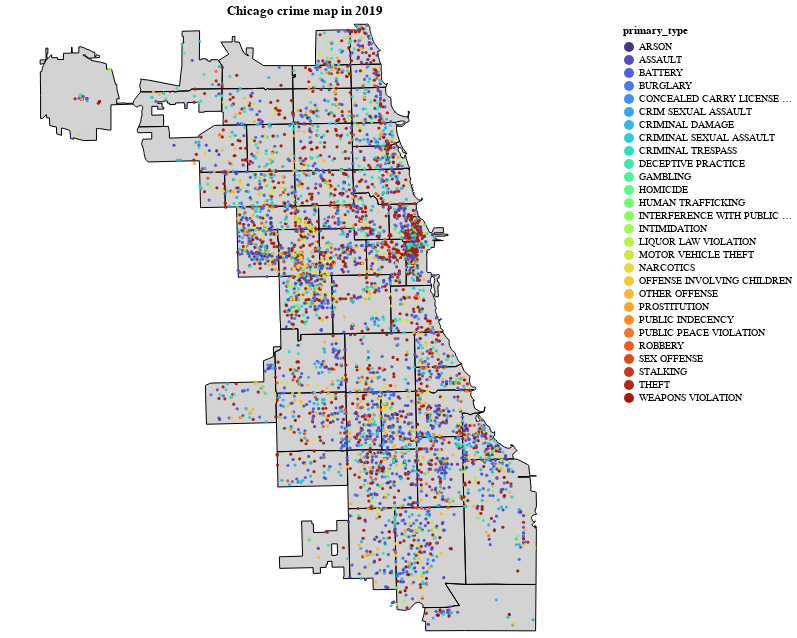

Notebook code for this chart:
### Code cell
def download_json():
    '''Downloads ANC JSON from Open Data DC'''
    url = "https://raw.githubusercontent.com/smartchicago/chicago-atlas/master/db/import/zipcodes.geojson"
    resp = requests.get(url)
    return resp.json()

def gen_base(geojson):
    '''Generates baselayer of DC ANC map'''
    base = alt.Chart(alt.Data(values=geojson)).mark_geoshape(
        fill="lightgray",
        stroke='black',
        strokeWidth=1
    ).encode(
    ).properties(
        width=600,
        height=600
    )
    return base

def gen_points(year = 2019):
    points = alt.Chart(crime_df[crime_df.year==year].sample(5000)).mark_circle(
        size=10,opacity=0.95).encode(
        longitude='longitude:Q',
        latitude='latitude:Q',
        tooltip=['primary_type:N','zipcode'],
        color=alt.Color('primary_type',scale=alt.Scale(scheme='turbo'))
    ).properties(title= 'Chicago crime map in {}'.format(year))
    return points

anc_json = download_json()
base_layer = gen_base(geojson=anc_json)
points_layer = gen_points()
(base_layer + points_layer).configure_view(stroke=None)

### Figure 1 — Vega-Lite specification as saved in the notebook (floating-point values rounded to 4 significant figures; data arrays with more than 128 entries replaced by an {"elided": "..."} marker saying what was removed)
{"config": {"view": {"continuousWidth": 400, "continuousHeight": 300, "stroke": null}}, "layer": [{"data": {"values": {"type": "FeatureCollection", "features": [{"geometry": {"type": "Polygon", "coordinates": [[[-87.68, 41.92], [-87.68, 41.91], [-87.68, 41.91], [-87.73, 41.91], [-87.73, 41.92], [-87.73, 41.92], [-87.73, 41.92], [-87.73, 41.92], [-87.73, 41.93], [-87.68, 41.93], [-87.68, 41.93], [-87.68, 41.92], [-87.68, 41.92]]]}, "type": "Feature", "id": 0, "properties": {"adjacent_zips": ["60639", "60641", "60657", "60618", "60622", "60614"], "ZIP": "60647", "adjacent_community_areas": ["20", "21", "22", "23", "24", "5", "7"]}}, {"geometry": {"type": "Polygon", "coordinates": [[[-87.73, 41.92], [-87.73, 41.92], [-87.73, 41.92], [-87.73, 41.91], [-87.79, 41.91], [-87.79, 41.93], [-87.73, 41.93], [-87.73, 41.92], [-87.73, 41.92], [-87.73, 41.92]]]}, "type": "Feature", "id": 1, "properties": {"adjacent_zips": ["60647", "60707", "60641", "60618"], "ZIP": "60639", "adjacent_community_areas": ["19", "20", "21", "22", "23", "25"]}}, {"geometry": {"type": "Polygon", "coordinates": [[[-87.79, 41.91], [-87.81, 41.91], [-87.81, 41.93], [-87.79, 41.93], [-87.79, 41.91]]]}, "type": "Feature", "id": 2, "properties": {"adjacent_zips": ["60634", "60639"], "ZIP": "60707", "adjacent_community_areas": ["18", "19", "25"]}}, {"geometry": {"type": "Polygon", "coordinates": [[[-87.71, 41.9], [-87.78, 41.89], [-87.78, 41.91], [-87.71, 41.91], [-87.71, 41.9]]]}, "type": "Feature", "id": 4, "properties": {"adjacent_zips": ["60622", "60644", "60624", "60612"], "ZIP": "60651", "adjacent_community_areas": ["23", "24", "25"]}}, {"geometry": {"type": "Polygon", "coordinates": [[[-87.74, 41.82], [-87.74, 41.8], [-87.74, 41.79], [-87.74, 41.79], [-87.74, 41.79], [-87.74, 41.79], [-87.74, 41.79], [-87.74, 41.77], [-87.8, 41.77], [-87.8, 41.79], [-87.8, 41.8], [-87.8, 41.8], [-87.75, 41.8], [-87.75, 41.81], [-87.74, 41.82], [-87.74, 41.82], [-87.74, 41.82], [-87.74, 41.82], [-87.74, 41.82]]]}, "type": "Feature", "id": 6, "properties": {"adjacent_zips": ["60629", "60632"], "ZIP": "60638", "adjacent_community_areas": ["30", "56", "64"]}}, {"geometry": {"type": "Polygon", "coordinates": [[[-87.68, 41.76], [-87.68, 41.74], [-87.74, 41.73], [-87.74, 41.74], [-87.74, 41.76], [-87.72, 41.76], [-87.72, 41.76], [-87.72, 41.76], [-87.7, 41.76], [-87.7, 41.76], [-87.69, 41.76], [-87.69, 41.76], [-87.68, 41.76]]]}, "type": "Feature", "id": 7, "properties": {"adjacent_zips": ["60636", "60629", "60620"], "ZIP": "60652", "adjacent_community_areas": ["65", "66", "70"]}}, {"geometry": {"type": "Polygon", "coordinates": [[[-87.66, 42.02], [-87.66, 42.02], [-87.66, 42.02], [-87.66, 42.02], [-87.66, 42.02], [-87.66, 42.02], [-87.66, 42.02], [-87.66, 42.02], [-87.66, 42.02], [-87.66, 42.02], [-87.66, 42.02], [-87.66, 42.02], [-87.66, 42.02], [-87.66, 42.02], [-87.66, 42.02], [-87.66, 42.02], [-87.66, 42.01], [-87.66, 42.01], [-87.66, 42.01], [-87.66, 42.01], [-87.66, 42.01], [-87.66, 42.01], [-87.66, 42.01], [-87.66, 42.01], [-87.66, 42.01], [-87.66, 42.01], [-87.66, 42.01], [-87.66, 42.01], [-87.66, 42.01], [-87.66, 42.01], [-87.66, 42.01], [-87.66, 42.01], [-87.66, 42.01], [-87.66, 42.0], [-87.66, 42.0], [-87.66, 42.0], [-87.66, 42.0], [-87.66, 42.0], [-87.66, 42.0], [-87.66, 42.0], [-87.66, 42.0], [-87.65, 42.0], [-87.66, 42.0], [-87.68, 42.0], [-87.68, 42.0], [-87.68, 42.01], [-87.68, 42.01], [-87.68, 42.01], [-87.68, 42.01], [-87.68, 42.01], [-87.68, 42.01], [-87.68, 42.02], [-87.67, 42.02], [-87.68, 42.02], [-87.68, 42.02], [-87.67, 42.02], [-87.67, 42.02], [-87.66, 42.02], [-87.66, 42.02], [-87.66, 42.02]]]}, "type": "Feature", "id": 8, "properties": {"adjacent_zips": ["60645", "60660", "60659"], "ZIP": "60626", "adjacent_community_areas": ["1", "2", "77"]}}, {"geometry": {"type": "Polygon", "coordinates": [[[-87.69, 42.02], [-87.68, 42.02], [-87.68, 42.01], [-87.68, 42.01], [-87.68, 42.01], [-87.68, 42.01], [-87.68, 42.01], [-87.68, 42.01], [-87.68, 42.0], [-87.68, 42.0], [-87.71, 42.0], [-87.71, 42.0], [-87.71, 42.02], [-87.69, 42.02]]]}, "type": "Feature", "id": 9, "properties": {"adjacent_zips": ["60626", "60660", "60659"], "ZIP": "60645", "adjacent_community_areas": ["1", "2"]}}, {"geometry": {"type": "Polygon", "coordinates": [[[-87.65, 42.0], [-87.65, 42.0], [-87.65, 42.0], [-87.65, 42.0], [-87.65, 42.0], [-87.65, 41.99], [-87.65, 41.99], [-87.65, 41.99], [-87.65, 41.99], [-87.65, 41.99], [-87.65, 41.99], [-87.65, 41.99], [-87.65, 41.99], [-87.65, 41.99], [-87.65, 41.99], [-87.65, 41.99], [-87.65, 41.99], [-87.65, 41.99], [-87.65, 41.99], [-87.65, 41.99], [-87.65, 41.98], [-87.68, 41.98], [-87.68, 42.0], [-87.65, 42.0]]]}, "type": "Feature", "id": 10, "properties": {"adjacent_zips": ["60645", "60640", "60625", "60659", "60626"], "ZIP": "60660", "adjacent_community_areas": ["1", "2", "4", "77"]}}, {"geometry": {"type": "Polygon", "coordinates": {"elided": "1x68x2 float values"}}, "type": "Feature", "id": 11, "properties": {"adjacent_zips": ["60618", "60660", "60625", "60613"], "ZIP": "60640", "adjacent_community_areas": ["3", "4", "5", "6", "77"]}}, {"geometry": {"type": "Polygon", "coordinates": [[[-87.68, 41.96], [-87.73, 41.96], [-87.73, 41.98], [-87.68, 41.98], [-87.68, 41.98], [-87.68, 41.96]]]}, "type": "Feature", "id": 12, "properties": {"adjacent_zips": ["60613", "60659", "60630", "60646", "60618", "60641", "60640", "60660"], "ZIP": "60625", "adjacent_community_areas": ["13", "14", "16", "4", "5"]}}, {"geometry": {"type": "Polygon", "coordinates": [[[-87.73, 41.93], [-87.77, 41.93], [-87.77, 41.96], [-87.73, 41.96], [-87.73, 41.93]]]}, "type": "Feature", "id": 13, "properties": {"adjacent_zips": ["60618", "60630", "60634", "60647", "60639", "60625"], "ZIP": "60641", "adjacent_community_areas": ["14", "15", "16", "19", "20", "21", "22"]}}, {"geometry": {"type": "Polygon", "coordinates": [[[-87.64, 41.95], [-87.64, 41.95], [-87.63, 41.94], [-87.63, 41.94], [-87.63, 41.94], [-87.63, 41.94], [-87.63, 41.94], [-87.64, 41.94], [-87.64, 41.94], [-87.64, 41.94], [-87.64, 41.94], [-87.64, 41.95], [-87.64, 41.95], [-87.64, 41.95], [-87.64, 41.95], [-87.64, 41.95], [-87.64, 41.95], [-87.64, 41.95], [-87.64, 41.95], [-87.64, 41.95], [-87.64, 41.95], [-87.64, 41.95], [-87.64, 41.95], [-87.64, 41.95], [-87.64, 41.94], [-87.64, 41.94], [-87.64, 41.94], [-87.64, 41.94], [-87.64, 41.94], [-87.64, 41.94], [-87.64, 41.94], [-87.64, 41.94], [-87.64, 41.94], [-87.64, 41.94], [-87.64, 41.94], [-87.64, 41.94], [-87.64, 41.94], [-87.63, 41.94], [-87.63, 41.94], [-87.64, 41.94], [-87.64, 41.94], [-87.63, 41.94], [-87.63, 41.94], [-87.63, 41.94], [-87.63, 41.94], [-87.63, 41.94], [-87.63, 41.94], [-87.63, 41.94], [-87.63, 41.94], [-87.63, 41.94], [-87.63, 41.94], [-87.63, 41.93], [-87.63, 41.93], [-87.63, 41.93], [-87.63, 41.93], [-87.64, 41.93], [-87.64, 41.93], [-87.64, 41.93], [-87.68, 41.93], [-87.68, 41.95], [-87.65, 41.95], [-87.64, 41.95], [-87.64, 41.95]]]}, "type": "Feature", "id": 14, "properties": {"adjacent_zips": ["60613", "60647", "60618", "60614"], "ZIP": "60657", "adjacent_community_areas": ["5", "6", "7"]}}, {"geometry": {"type": "Polygon", "coordinates": [[[-87.58, 41.8], [-87.58, 41.8], [-87.58, 41.8], [-87.58, 41.8], [-87.58, 41.8], [-87.58, 41.8], [-87.58, 41.8], [-87.58, 41.8], [-87.58, 41.8], [-87.58, 41.8], [-87.58, 41.8], [-87.58, 41.8], [-87.58, 41.8], [-87.58, 41.8], [-87.58, 41.8], [-87.58, 41.8], [-87.58, 41.8], [-87.58, 41.8], [-87.58, 41.8], [-87.58, 41.8], [-87.59, 41.8], [-87.59, 41.79], [-87.59, 41.79], [-87.59, 41.79], [-87.59, 41.8], [-87.61, 41.79], [-87.61, 41.79], [-87.61, 41.79], [-87.61, 41.79], [-87.61, 41.79], [-87.61, 41.79], [-87.61, 41.79], [-87.61, 41.79], [-87.63, 41.79], [-87.63, 41.81], [-87.59, 41.81], [-87.59, 41.81], [-87.59, 41.81], [-87.59, 41.81], [-87.59, 41.81], [-87.59, 41.81], [-87.58, 41.81], [-87.58, 41.8]]]}, "type": "Feature", "id": 15, "properties": {"adjacent_zips": ["60637", "60609", "60653", "60621"], "ZIP": "60615", "adjacent_community_areas": ["38", "39", "40", "41"]}}, {"geometry": {"type": "Polygon", "coordinates": [[[-87.62, 41.77], [-87.62, 41.76], [-87.64, 41.76], [-87.64, 41.76], [-87.64, 41.76], [-87.65, 41.76], [-87.65, 41.79], [-87.63, 41.79], [-87.62, 41.77]]]}, "type": "Feature", "id": 16, "properties": {"adjacent_zips": ["60609", "60637", "60619", "60615", "60636", "60620"], "ZIP": "60621", "adjacent_community_areas": ["40", "67", "68", "69", "71"]}}, {"geometry": {"type": "Polygon", "coordinates": [[[-87.65, 41.76], [-87.66, 41.76], [-87.67, 41.76], [-87.68, 41.76], [-87.68, 41.79], [-87.68, 41.79], [-87.65, 41.79], [-87.65, 41.76]]]}, "type": "Feature", "id": 17, "properties": {"adjacent_zips": ["60652", "60621", "60632", "60609", "60620", "60629"], "ZIP": "60636", "adjacent_community_areas": ["63", "66", "67", "68", "70", "71"]}}, {"geometry": {"type": "Polygon", "coordinates": {"elided": "1x86x2 float values"}}, "type": "Feature", "id": 18, "properties": {"adjacent_zips": ["60617", "60637", "60619"], "ZIP": "60649", "adjacent_community_areas": ["42", "43", "45", "46"]}}, {"geometry": {"type": "Polygon", "coordinates": {"elided": "1x77x2 float values"}}, "type": "Feature", "id": 19, "properties": {"adjacent_zips": ["60649", "60619", "60628"], "ZIP": "60617", "adjacent_community_areas": ["43", "45", "46", "48", "50", "51", "52", "55"]}}, {"geometry": {"type": "Polygon", "coordinates": [[[-87.64, 41.68], [-87.64, 41.67], [-87.66, 41.67], [-87.66, 41.67], [-87.66, 41.68], [-87.67, 41.68], [-87.67, 41.68], [-87.67, 41.68], [-87.67, 41.68], [-87.68, 41.68], [-87.68, 41.72], [-87.64, 41.72], [-87.64, 41.68]]]}, "type": "Feature", "id": 20, "properties": {"adjacent_zips": ["60628", "60655", "60620"], "ZIP": "60643", "adjacent_community_areas": ["49", "53", "72", "73", "75"]}}, {"geometry": {"type": "Polygon", "coordinates": [[[-87.68, 41.9], [-87.68, 41.89], [-87.67, 41.89], [-87.67, 41.87], [-87.71, 41.87], [-87.71, 41.9], [-87.68, 41.9], [-87.68, 41.9]]]}, "type": "Feature", "id": 23, "properties": {"adjacent_zips": ["60651", "60622", "6761", "60608", "60624"], "ZIP": "60612", "adjacent_community_areas": ["23", "24", "27", "28", "29"]}}, {"geometry": {"type": "Polygon", "coordinates": [[[-87.71, 41.87], [-87.74, 41.87], [-87.74, 41.88], [-87.74, 41.88], [-87.74, 41.89], [-87.74, 41.89], [-87.74, 41.89], [-87.74, 41.9], [-87.71, 41.9], [-87.71, 41.87]]]}, "type": "Feature", "id": 24, "properties": {"adjacent_zips": ["60612", "60651", "60622", "60623", "60644"], "ZIP": "60624", "adjacent_community_areas": ["23", "25", "26", "27", "29"]}}, {"geometry": {"type": "Polygon", "coordinates": [[[-87.74, 41.87], [-87.77, 41.87], [-87.78, 41.89], [-87.74, 41.9], [-87.74, 41.89], [-87.74, 41.89], [-87.74, 41.89], [-87.74, 41.88], [-87.74, 41.88], [-87.74, 41.87]]]}, "type": "Feature", "id": 25, "properties": {"adjacent_zips": ["60651", "60623", "60624"], "ZIP": "60644", "adjacent_community_areas": ["25", "26"]}}, {"geometry": {"type": "Polygon", "coordinates": [[[-87.6, 41.83], [-87.6, 41.83], [-87.6, 41.83], [-87.6, 41.83], [-87.6, 41.83], [-87.6, 41.83], [-87.6, 41.82], [-87.6, 41.82], [-87.6, 41.82], [-87.6, 41.82], [-87.6, 41.82], [-87.6, 41.82], [-87.59, 41.82], [-87.59, 41.82], [-87.59, 41.82], [-87.59, 41.82], [-87.59, 41.82], [-87.59, 41.82], [-87.59, 41.82], [-87.59, 41.81], [-87.59, 41.81], [-87.59, 41.81], [-87.59, 41.81], [-87.59, 41.81], [-87.59, 41.81], [-87.59, 41.81], [-87.59, 41.81], [-87.59, 41.81], [-87.63, 41.81], [-87.63, 41.83], [-87.6, 41.83], [-87.6, 41.83]]]}, "type": "Feature", "id": 28, "properties": {"adjacent_zips": ["60609", "60615", "60616"], "ZIP": "60653", "adjacent_community_areas": ["35", "36", "38", "39"]}}, {"geometry": {"type": "Polygon", "coordinates": [[[-87.63, 41.83], [-87.63, 41.79], [-87.68, 41.79], [-87.68, 41.79], [-87.69, 41.83], [-87.63, 41.83], [-87.63, 41.83]]]}, "type": "Feature", "id": 29, "properties": {"adjacent_zips": ["60637", "60615", "60621", "60636", "60653", "60616", "60608", "60632", "60629"], "ZIP": "60609", "adjacent_community_areas": ["34", "35", "37", "38", "40", "58", "59", "60", "61", "63", "67", "68"]}}, {"geometry": {"type": "MultiPolygon", "coordinates": {"elided": "3 rows, 208 float values in total"}}, "type": "Feature", "id": 30, "properties": {"adjacent_zips": ["60656"], "ZIP": "60666", "adjacent_community_areas": ["76"]}}, {"geometry": {"type": "Polygon", "coordinates": [[[-87.68, 41.95], [-87.68, 41.93], [-87.73, 41.93], [-87.73, 41.96], [-87.68, 41.96], [-87.68, 41.95]]]}, "type": "Feature", "id": 31, "properties": {"adjacent_zips": ["60613", "60614", "60657", "60641", "60625", "60640", "60639", "60647", "60630"], "ZIP": "60618", "adjacent_community_areas": ["14", "16", "21", "22", "4", "5", "7"]}}, {"geometry": {"type": "Polygon", "coordinates": [[[-87.6, 41.83], [-87.65, 41.83], [-87.65, 41.86], [-87.61, 41.86], [-87.61, 41.86], [-87.61, 41.86], [-87.61, 41.86], [-87.61, 41.86], [-87.61, 41.86], [-87.61, 41.86], [-87.61, 41.86], [-87.61, 41.85], [-87.61, 41.85], [-87.61, 41.85], [-87.61, 41.85], [-87.61, 41.85], [-87.61, 41.85], [-87.61, 41.85], [-87.61, 41.85], [-87.61, 41.85], [-87.61, 41.84], [-87.61, 41.84], [-87.61, 41.84], [-87.61, 41.84], [-87.61, 41.84], [-87.61, 41.84], [-87.61, 41.84], [-87.61, 41.84], [-87.61, 41.84], [-87.61, 41.84], [-87.61, 41.84], [-87.61, 41.84], [-87.61, 41.84], [-87.6, 41.84], [-87.6, 41.84], [-87.6, 41.84], [-87.6, 41.84], [-87.61, 41.84], [-87.61, 41.84], [-87.61, 41.84], [-87.6, 41.83], [-87.6, 41.83], [-87.61, 41.83], [-87.6, 41.83], [-87.6, 41.83], [-87.6, 41.83], [-87.6, 41.83], [-87.6, 41.83], [-87.6, 41.83]]]}, "type": "Feature", "id": 32, "properties": {"adjacent_zips": ["6761", "60653", "60609", "60608"], "ZIP": "60616", "adjacent_community_areas": ["28", "31", "33", "34", "35", "36", "60"]}}, {"geometry": {"type": "Polygon", "coordinates": [[[-87.65, 41.86], [-87.65, 41.83], [-87.69, 41.83], [-87.7, 41.87], [-87.65, 41.87], [-87.65, 41.86]]]}, "type": "Feature", "id": 35, "properties": {"adjacent_zips": ["6761", "60616", "60609", "60612", "60632", "60623"], "ZIP": "60608", "adjacent_community_areas": ["28", "29", "30", "31", "58", "59", "60"]}}, {"geometry": {"type": "Polygon", "coordinates": {"elided": "1x74x2 float values"}}, "type": "Feature", "id": 39, "properties": {"adjacent_zips": ["60622", "60610", "60618", "60647", "60657"], "ZIP": "60614", "adjacent_community_areas": ["22", "24", "5", "6", "7", "8"]}}, {"geometry": {"type": "Polygon", "coordinates": [[[-87.86, 41.98], [-87.86, 41.99], [-87.86, 41.99], [-87.86, 41.99], [-87.85, 41.99], [-87.85, 41.99], [-87.82, 41.98], [-87.82, 41.99], [-87.82, 42.0], [-87.82, 42.01], [-87.82, 42.01], [-87.82, 42.01], [-87.82, 42.01], [-87.82, 42.02], [-87.82, 42.02], [-87.82, 42.02], [-87.81, 42.02], [-87.81, 42.0], [-87.81, 42.0], [-87.81, 42.0], [-87.8, 42.0], [-87.8, 42.0], [-87.8, 42.0], [-87.8, 42.0], [-87.8, 42.0], [-87.8, 42.0], [-87.8, 42.0], [-87.79, 42.0], [-87.79, 42.0], [-87.79, 41.98], [-87.81, 41.98], [-87.81, 41.98], [-87.82, 41.98], [-87.83, 41.98], [-87.83, 41.98], [-87.83, 41.98], [-87.83, 41.98], [-87.83, 41.98], [-87.83, 41.98], [-87.83, 41.98], [-87.83, 41.98], [-87.83, 41.98], [-87.83, 41.98], [-87.84, 41.98], [-87.84, 41.98], [-87.84, 41.98], [-87.84, 41.98], [-87.84, 41.98], [-87.84, 41.98], [-87.84, 41.98], [-87.84, 41.98], [-87.85, 41.98], [-87.86, 41.98], [-87.86, 41.98], [-87.86, 41.98]]]}, "type": "Feature", "id": 40, "properties": {"adjacent_zips": ["60656", "60630", "60646"], "ZIP": "60631", "adjacent_community_areas": ["10", "11", "76", "9"]}}, {"geometry": {"type": "Polygon", "coordinates": [[[-87.79, 42.0], [-87.78, 42.0], [-87.78, 42.01], [-87.79, 42.01], [-87.78, 42.01], [-87.78, 42.02], [-87.78, 42.02], [-87.78, 42.01], [-87.77, 42.01], [-87.77, 42.01], [-87.77, 42.01], [-87.77, 42.0], [-87.77, 42.0], [-87.77, 42.0], [-87.77, 42.0], [-87.77, 42.01], [-87.76, 42.01], [-87.76, 42.0], [-87.76, 42.0], [-87.75, 42.0], [-87.73, 42.0], [-87.73, 41.99], [-87.73, 41.99], [-87.73, 41.99], [-87.73, 41.99], [-87.73, 41.98], [-87.75, 41.98], [-87.75, 41.98], [-87.75, 41.98], [-87.75, 41.98], [-87.76, 41.98], [-87.79, 41.98], [-87.79, 42.0], [-87.79, 42.0]]]}, "type": "Feature", "id": 41, "properties": {"adjacent_zips": ["60659", "60625", "60631", "60630", "60656"], "ZIP": "60646", "adjacent_community_areas": ["10", "11", "12", "13"]}}, {"geometry": {"type": "Polygon", "coordinates": [[[-87.59, 41.72], [-87.58, 41.67], [-87.6, 41.67], [-87.6, 41.67], [-87.59, 41.66], [-87.59, 41.66], [-87.6, 41.66], [-87.6, 41.66], [-87.62, 41.66], [-87.62, 41.66], [-87.62, 41.66], [-87.62, 41.66], [-87.62, 41.66], [-87.62, 41.66], [-87.62, 41.66], [-87.62, 41.66], [-87.63, 41.66], [-87.63, 41.66], [-87.63, 41.66], [-87.63, 41.66], [-87.63, 41.66], [-87.63, 41.66], [-87.63, 41.66], [-87.63, 41.66], [-87.63, 41.66], [-87.64, 41.66], [-87.64, 41.66], [-87.64, 41.66], [-87.64, 41.66], [-87.64, 41.72], [-87.62, 41.72], [-87.59, 41.72], [-87.59, 41.72]]]}, "type": "Feature", "id": 42, "properties": {"adjacent_zips": ["60619", "60643", "60617", "60827", "60620"], "ZIP": "60628", "adjacent_community_areas": ["49", "50", "51", "53", "54", "55", "73"]}}, {"geometry": {"type": "Polygon", "coordinates": [[[-87.6, 41.67], [-87.58, 41.67], [-87.56, 41.67], [-87.55, 41.67], [-87.52, 41.67], [-87.53, 41.64], [-87.58, 41.64], [-87.62, 41.64], [-87.62, 41.65], [-87.62, 41.65], [-87.62, 41.65], [-87.62, 41.65], [-87.62, 41.66], [-87.6, 41.66], [-87.6, 41.66], [-87.59, 41.66], [-87.59, 41.66], [-87.6, 41.67], [-87.6, 41.67], [-87.6, 41.67]]]}, "type": "Feature", "id": 43, "properties": {"adjacent_zips": ["60628", "60617"], "name": "60827 & 60633", "ZIP": "60827", "adjacent_community_areas": ["54", "55", "51"]}}, {"geometry": {"type": "Polygon", "coordinates": [[[-87.75, 41.98], [-87.75, 41.98], [-87.75, 41.98], [-87.75, 41.98], [-87.73, 41.98], [-87.73, 41.96], [-87.79, 41.96], [-87.79, 41.96], [-87.79, 41.96], [-87.79, 41.96], [-87.79, 41.97], [-87.79, 41.97], [-87.79, 41.98], [-87.76, 41.98], [-87.75, 41.98]]]}, "type": "Feature", "id": 44, "properties": {"adjacent_zips": ["60659", "60631", "60646", "60656", "60634", "60625", "60641", "60618"], "ZIP": "60630", "adjacent_community_areas": ["10", "11", "12", "13", "14", "15", "16"]}}, {"geometry": {"type": "Polygon", "coordinates": {"elided": "1x89x2 float values"}}, "type": "Feature", "id": 47, "properties": {"adjacent_zips": ["60646", "60630", "60666", "60631", "60634"], "ZIP": "60656", "adjacent_community_areas": ["10", "11", "76"]}}, {"geometry": {"type": "Polygon", "coordinates": [[[-87.68, 41.71], [-87.68, 41.68], [-87.69, 41.68], [-87.69, 41.68], [-87.69, 41.68], [-87.7, 41.68], [-87.7, 41.69], [-87.7, 41.69], [-87.7, 41.69], [-87.7, 41.69], [-87.7, 41.68], [-87.71, 41.68], [-87.71, 41.68], [-87.71, 41.68], [-87.71, 41.68], [-87.71, 41.68], [-87.71, 41.68], [-87.71, 41.68], [-87.71, 41.68], [-87.74, 41.68], [-87.74, 41.69], [-87.72, 41.69], [-87.72, 41.71], [-87.71, 41.71], [-87.71, 41.71], [-87.71, 41.71], [-87.71, 41.71], [-87.7, 41.71], [-87.7, 41.71], [-87.7, 41.71], [-87.7, 41.71], [-87.69, 41.71], [-87.69, 41.71], [-87.68, 41.71]], [[-87.7, 41.7], [-87.7, 41.69], [-87.69, 41.69], [-87.69, 41.69], [-87.69, 41.69], [-87.69, 41.7], [-87.7, 41.7]]]}, "type": "Feature", "id": 48, "properties": {"adjacent_zips": ["60643"], "ZIP": "60655", "adjacent_community_areas": ["72", "74", "75"]}}, {"geometry": {"type": "Polygon", "coordinates": [[[-87.68, 41.98], [-87.73, 41.98], [-87.73, 41.99], [-87.73, 41.99], [-87.73, 41.99], [-87.73, 41.99], [-87.73, 42.0], [-87.71, 42.0], [-87.68, 42.0], [-87.68, 41.98]]]}, "type": "Feature", "id": 49, "properties": {"adjacent_zips": ["60660", "60645", "60626", "60630", "60646", "60625"], "ZIP": "60659", "adjacent_community_areas": ["12", "13", "2", "4"]}}, {"geometry": {"type": "Polygon", "coordinates": [[[-87.77, 41.93], [-87.81, 41.93], [-87.81, 41.94], [-87.82, 41.94], [-87.85, 41.94], [-87.85, 41.94], [-87.85, 41.94], [-87.85, 41.94], [-87.85, 41.94], [-87.85, 41.94], [-87.85, 41.95], [-87.85, 41.95], [-87.85, 41.95], [-87.85, 41.95], [-87.85, 41.95], [-87.85, 41.95], [-87.85, 41.96], [-87.86, 41.96], [-87.86, 41.96], [-87.86, 41.96], [-87.86, 41.96], [-87.83, 41.96], [-87.83, 41.96], [-87.83, 41.95], [-87.81, 41.95], [-87.81, 41.95], [-87.79, 41.96], [-87.77, 41.96], [-87.77, 41.93]]]}, "type": "Feature", "id": 51, "properties": {"adjacent_zips": ["60630", "60707", "60641", "60656"], "ZIP": "60634", "adjacent_community_areas": ["15", "17", "18", "19", "76"]}}, {"geometry": {"type": "Polygon", "coordinates": [[[-87.64, 41.95], [-87.65, 41.95], [-87.68, 41.95], [-87.68, 41.96], [-87.64, 41.96], [-87.64, 41.96], [-87.64, 41.96], [-87.64, 41.96], [-87.64, 41.96], [-87.64, 41.96], [-87.64, 41.96], [-87.64, 41.96], [-87.64, 41.95], [-87.64, 41.95]]]}, "type": "Feature", "id": 52, "properties": {"adjacent_zips": ["60657", "60625", "60640", "60618"], "ZIP": "60613", "adjacent_community_areas": ["3", "4", "5", "6"]}}, {"geometry": {"type": "Polygon", "coordinates": [[[-87.69, 41.83], [-87.69, 41.83], [-87.68, 41.79], [-87.72, 41.79], [-87.74, 41.79], [-87.74, 41.79], [-87.74, 41.8], [-87.74, 41.82], [-87.74, 41.82], [-87.74, 41.82], [-87.74, 41.83], [-87.72, 41.83], [-87.72, 41.83], [-87.72, 41.83], [-87.72, 41.83], [-87.69, 41.83]]]}, "type": "Feature", "id": 55, "properties": {"adjacent_zips": ["60609", "60636", "60638", "60629", "60623", "60608"], "ZIP": "60632", "adjacent_community_areas": ["30", "56", "57", "58", "59", "61", "62", "63"]}}, {"geometry": {"type": "Polygon", "coordinates": [[[-87.69, 41.83], [-87.72, 41.83], [-87.72, 41.83], [-87.72, 41.83], [-87.72, 41.83], [-87.74, 41.83], [-87.74, 41.84], [-87.74, 41.84], [-87.74, 41.84], [-87.74, 41.84], [-87.74, 41.87], [-87.7, 41.87], [-87.69, 41.83]]]}, "type": "Feature", "id": 56, "properties": {"adjacent_zips": ["60644", "60632", "60624", "60608"], "ZIP": "60623", "adjacent_community_areas": ["29", "30", "58"]}}, {"geometry": {"type": "Polygon", "coordinates": [[[-87.68, 41.76], [-87.68, 41.76], [-87.69, 41.76], [-87.69, 41.76], [-87.7, 41.76], [-87.7, 41.76], [-87.72, 41.76], [-87.72, 41.76], [-87.72, 41.76], [-87.74, 41.76], [-87.74, 41.79], [-87.74, 41.79], [-87.74, 41.79], [-87.74, 41.79], [-87.74, 41.79], [-87.72, 41.79], [-87.68, 41.79], [-87.68, 41.76]]]}, "type": "Feature", "id": 57, "properties": {"adjacent_zips": ["60636", "60632", "60620", "60638", "60652", "60609"], "ZIP": "60629", "adjacent_community_areas": ["56", "62", "63", "64", "65", "66", "70"]}}, {"geometry": {"type": "Polygon", "coordinates": [[[-87.62, 41.72], [-87.68, 41.72], [-87.68, 41.76], [-87.67, 41.76], [-87.66, 41.76], [-87.65, 41.76], [-87.64, 41.76], [-87.64, 41.76], [-87.64, 41.76], [-87.62, 41.76], [-87.62, 41.72]]]}, "type": "Feature", "id": 58, "properties": {"adjacent_zips": ["60643", "60628", "60629", "60619", "60652", "60621", "60636"], "ZIP": "60620", "adjacent_community_areas": ["44", "49", "67", "68", "69", "70", "71", "72", "73"]}}, {"geometry": {"type": "Polygon", "coordinates": [[[-87.58, 41.8], [-87.58, 41.79], [-87.58, 41.79], [-87.58, 41.79], [-87.58, 41.79], [-87.58, 41.79], [-87.58, 41.79], [-87.58, 41.79], [-87.58, 41.79], [-87.58, 41.79], [-87.58, 41.79], [-87.58, 41.79], [-87.58, 41.79], [-87.58, 41.78], [-87.57, 41.78], [-87.57, 41.78], [-87.57, 41.78], [-87.58, 41.78], [-87.58, 41.78], [-87.58, 41.78], [-87.58, 41.78], [-87.59, 41.78], [-87.59, 41.77], [-87.59, 41.77], [-87.59, 41.77], [-87.62, 41.77], [-87.63, 41.79], [-87.61, 41.79], [-87.61, 41.79], [-87.61, 41.79], [-87.61, 41.79], [-87.61, 41.79], [-87.61, 41.79], [-87.61, 41.79], [-87.61, 41.79], [-87.59, 41.8], [-87.59, 41.79], [-87.59, 41.79], [-87.59, 41.79], [-87.59, 41.79], [-87.59, 41.8], [-87.58, 41.8], [-87.58, 41.8]]]}, "type": "Feature", "id": 59, "properties": {"adjacent_zips": ["60649", "60615", "60609", "60619", "60621"], "ZIP": "60637", "adjacent_community_areas": ["40", "41", "42", "43", "69"]}}, {"geometry": {"type": "Polygon", "coordinates": [[[-87.59, 41.75], [-87.59, 41.75], [-87.59, 41.75], [-87.59, 41.73], [-87.59, 41.72], [-87.59, 41.72], [-87.59, 41.72], [-87.62, 41.72], [-87.62, 41.77], [-87.59, 41.77], [-87.59, 41.75], [-87.59, 41.75]]]}, "type": "Feature", "id": 60, "properties": {"adjacent_zips": ["60620", "60637", "60628", "60617", "60649", "60621"], "ZIP": "60619", "adjacent_community_areas": ["43", "44", "45", "47", "48", "49", "50", "51", "69"]}}, {"geometry": {"type": "Polygon", "coordinates": {"elided": "2 rows, 234 float values in total"}}, "type": "Feature", "id": 61, "properties": {"adjacent_zips": ["60610", "6761"], "name": "60601, 60602, 60603, 60604, 60605 & 60611", "ZIP": "12311", "adjacent_community_areas": ["32", "33", "8"]}}, {"geometry": {"type": "Polygon", "coordinates": [[[-87.63, 41.88], [-87.63, 41.87], [-87.63, 41.86], [-87.65, 41.86], [-87.65, 41.87], [-87.67, 41.87], [-87.67, 41.89], [-87.65, 41.89], [-87.64, 41.89], [-87.64, 41.89], [-87.64, 41.89], [-87.64, 41.89], [-87.63, 41.89], [-87.63, 41.88]]]}, "type": "Feature", "id": 62, "properties": {"adjacent_zips": ["60622", "60608", "60616", "60612", "12311", "60610"], "name": "60606, 60607 & 60661", "ZIP": "6761", "adjacent_community_areas": ["24", "28", "31", "32", "33", "8"]}}, {"geometry": {"type": "Polygon", "coordinates": [[[-87.65, 41.9], [-87.65, 41.91], [-87.62, 41.91], [-87.62, 41.91], [-87.63, 41.91], [-87.63, 41.91], [-87.62, 41.91], [-87.62, 41.9], [-87.62, 41.9], [-87.62, 41.9], [-87.63, 41.9], [-87.63, 41.9], [-87.63, 41.9], [-87.63, 41.89], [-87.63, 41.89], [-87.64, 41.89], [-87.64, 41.89], [-87.64, 41.89], [-87.65, 41.89], [-87.65, 41.9]]]}, "type": "Feature", "id": 63, "properties": {"adjacent_zips": ["60614", "12311", "6761", "60622"], "name": "60610 & 60654", "ZIP": "60610", "adjacent_community_areas": ["24", "32", "7", "8"]}}, {"geometry": {"type": "Polygon", "coordinates": [[[-87.67, 41.89], [-87.68, 41.89], [-87.68, 41.9], [-87.71, 41.9], [-87.71, 41.91], [-87.68, 41.91], [-87.68, 41.91], [-87.68, 41.92], [-87.67, 41.92], [-87.67, 41.92], [-87.67, 41.92], [-87.66, 41.92], [-87.66, 41.92], [-87.66, 41.92], [-87.66, 41.92], [-87.66, 41.91], [-87.66, 41.91], [-87.66, 41.91], [-87.65, 41.91], [-87.65, 41.89], [-87.67, 41.89]]]}, "type": "Feature", "id": 64, "properties": {"adjacent_zips": ["60612", "60624", "60614", "6761", "60610", "60651", "60647"], "name": "60642 & 60622", "ZIP": "60622", "adjacent_community_areas": ["22", "23", "24", "28", "7", "8"]}}]}}, "mark": {"type": "geoshape", "fill": "lightgray", "stroke": "black", "strokeWidth": 1}, "encoding": {}, "height": 600, "width": 600}, {"data": {"name": "data-e0212918a42290371aa82c07ce92a4fd"}, "mark": {"type": "circle", "opacity": 0.95, "size": 10}, "encoding": {"color": {"type": "nominal", "field": "primary_type", "scale": {"scheme": "turbo"}}, "latitude": {"field": "latitude", "type": "quantitative"}, "longitude": {"field": "longitude", "type": "quantitative"}, "tooltip": [{"type": "nominal", "field": "primary_type"}, {"type": "nominal", "field": "zipcode"}]}, "title": "Chicago crime map in 2019"}], "$schema": "https://vega.github.io/schema/vega-lite/v4.8.1.json", "datasets": {"data-e0212918a42290371aa82c07ce92a4fd": {"elided": "5000 records"}}}
